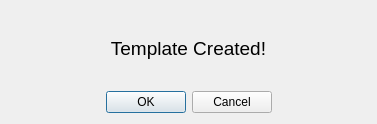
<?xml version="1.0" encoding="UTF-8"?>
<ui version="4.0">
 <class>newTemplateDialog</class>
 <widget class="QDialog" name="newTemplateDialog">
  <property name="geometry">
   <rect>
    <x>0</x>
    <y>0</y>
    <width>377</width>
    <height>124</height>
   </rect>
  </property>
  <property name="windowTitle">
   <string/>
  </property>
  <layout class="QVBoxLayout" name="verticalLayout">
   <item>
    <widget class="QLabel" name="label">
     <property name="font">
      <font>
       <pointsize>14</pointsize>
      </font>
     </property>
     <property name="text">
      <string>Template Created!</string>
     </property>
     <property name="alignment">
      <set>Qt::AlignCenter</set>
     </property>
    </widget>
   </item>
   <item>
    <widget class="QDialogButtonBox" name="buttonBox">
     <property name="orientation">
      <enum>Qt::Horizontal</enum>
     </property>
     <property name="standardButtons">
      <set>QDialogButtonBox::Cancel|QDialogButtonBox::Ok</set>
     </property>
     <property name="centerButtons">
      <bool>true</bool>
     </property>
    </widget>
   </item>
  </layout>
 </widget>
 <resources/>
 <connections>
  <connection>
   <sender>buttonBox</sender>
   <signal>accepted()</signal>
   <receiver>newTemplateDialog</receiver>
   <slot>accept()</slot>
   <hints>
    <hint type="sourcelabel">
     <x>248</x>
     <y>254</y>
    </hint>
    <hint type="destinationlabel">
     <x>157</x>
     <y>274</y>
    </hint>
   </hints>
  </connection>
  <connection>
   <sender>buttonBox</sender>
   <signal>rejected()</signal>
   <receiver>newTemplateDialog</receiver>
   <slot>reject()</slot>
   <hints>
    <hint type="sourcelabel">
     <x>316</x>
     <y>260</y>
    </hint>
    <hint type="destinationlabel">
     <x>286</x>
     <y>274</y>
    </hint>
   </hints>
  </connection>
 </connections>
</ui>
